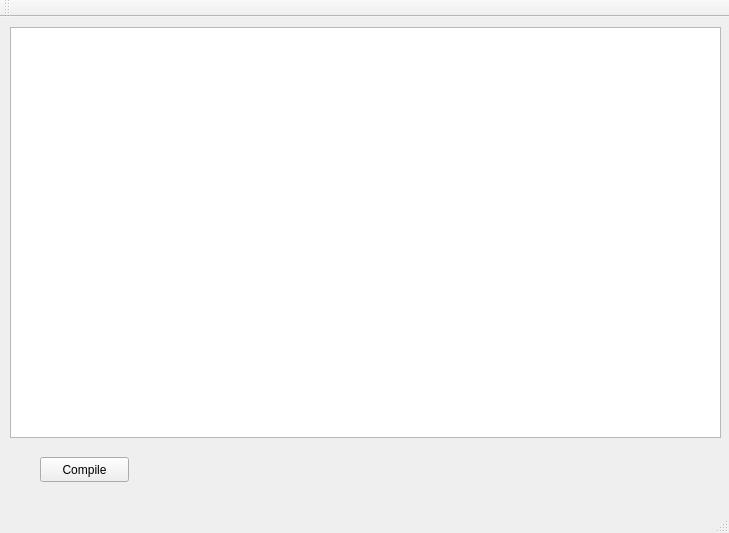
<?xml version="1.0" encoding="UTF-8"?>
<ui version="4.0">
 <class>MainWindow</class>
 <widget class="QMainWindow" name="MainWindow">
  <property name="geometry">
   <rect>
    <x>0</x>
    <y>0</y>
    <width>729</width>
    <height>533</height>
   </rect>
  </property>
  <property name="windowTitle">
   <string>MainWindow</string>
  </property>
  <widget class="QWidget" name="centralWidget">
   <widget class="QTextEdit" name="txt_edit">
    <property name="geometry">
     <rect>
      <x>10</x>
      <y>10</y>
      <width>711</width>
      <height>411</height>
     </rect>
    </property>
   </widget>
   <widget class="QPushButton" name="btn_compile">
    <property name="geometry">
     <rect>
      <x>40</x>
      <y>440</y>
      <width>89</width>
      <height>25</height>
     </rect>
    </property>
    <property name="text">
     <string>Compile</string>
    </property>
   </widget>
  </widget>
  <widget class="QMenuBar" name="menuBar">
   <property name="geometry">
    <rect>
     <x>0</x>
     <y>0</y>
     <width>729</width>
     <height>22</height>
    </rect>
   </property>
  </widget>
  <widget class="QToolBar" name="mainToolBar">
   <attribute name="toolBarArea">
    <enum>TopToolBarArea</enum>
   </attribute>
   <attribute name="toolBarBreak">
    <bool>false</bool>
   </attribute>
  </widget>
  <widget class="QStatusBar" name="statusBar"/>
 </widget>
 <layoutdefault spacing="6" margin="11"/>
 <resources/>
 <connections/>
</ui>
